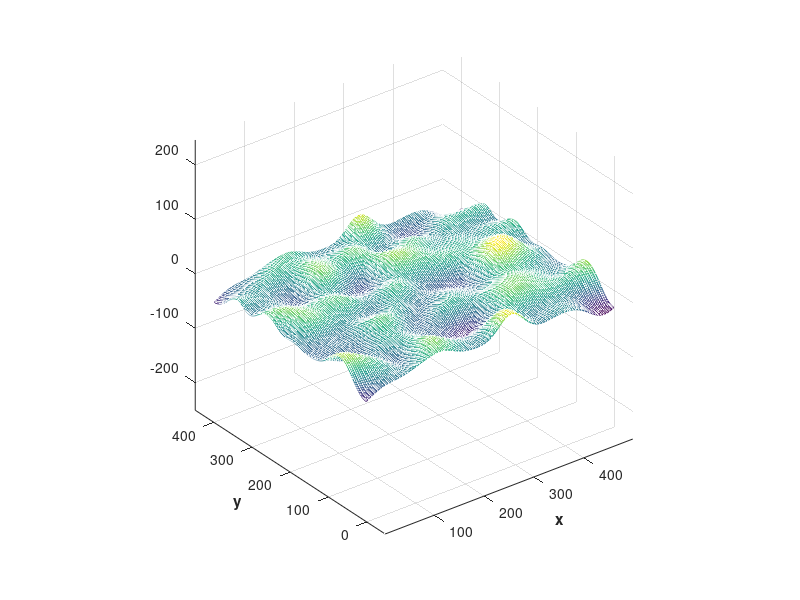

Source code (MATLAB):
clear
clc

%I want to generate a microsttructure with twice roughness hight of surface_roughness_half
load('Surface_Roughness_half.mat');
Factor=2; 

%I want to generate a microsttructure with half a roughness hight of surface_roughness
% load('Surface_Roghnsess.mat');
% Factor=1/2;


F=Factor*F*1000;
f=Factor*f*1000;
x=x*1000+250;
y=(y*1000+250)*0.8;
mesh(x,y,f); 
axis('equal'); 
xlabel('x','FontWeight','bold'), ylabel('y','FontWeight','bold'), zlabel('')
grid('on'), rotate3d('on');
